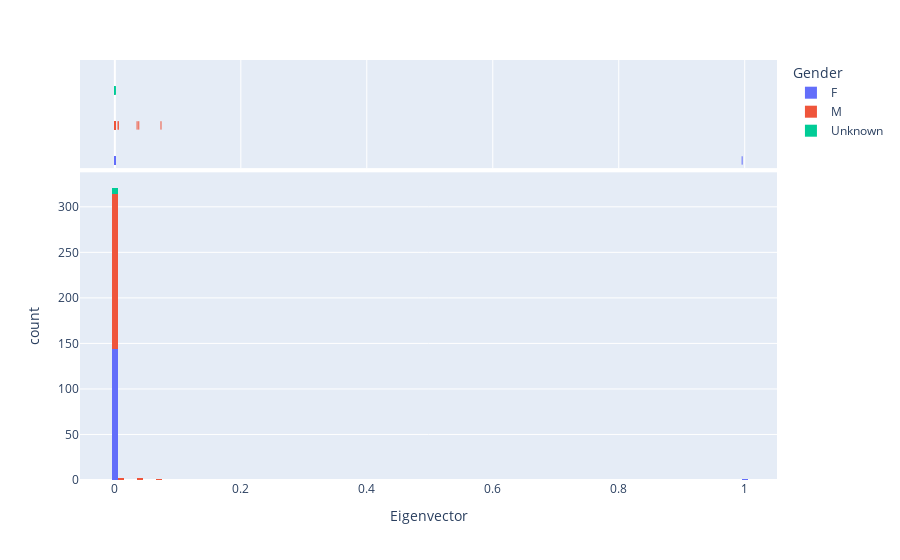

The notebook cell saved with this chart:
### Code cell
fig = px.histogram(df, x="Eigenvector", color="Gender", marginal="rug",nbins=100, hover_data=df.columns)
fig.show()

### Figure 1 — Plotly figure (JSON) as saved in the notebook; plotly's stock layout.template omitted (floating-point values rounded to 4 significant figures; data arrays with more than 128 entries replaced by an {"elided": "..."} marker saying what was removed)
{"data": [{"alignmentgroup": "True", "bingroup": "x", "hovertemplate": "Gender=F<br>Eigenvector=%{x}<br>count=%{y}<extra></extra>", "legendgroup": "F", "marker": {"color": "#636efa", "pattern": {"shape": ""}}, "name": "F", "nbinsx": 100, "offsetgroup": "F", "orientation": "v", "showlegend": true, "type": "histogram", "x": {"elided": "146 float values"}, "xaxis": "x", "yaxis": "y"}, {"alignmentgroup": "True", "boxpoints": "all", "customdata": {"elided": "146x7 mixed values"}, "fillcolor": "rgba(255,255,255,0)", "hoveron": "points", "hovertemplate": "Gender=%{customdata[2]}<br>Eigenvector=%{x}<br>studentID=%{customdata[0]}<br>Class=%{customdata[1]}<br>Degree=%{customdata[3]}<br>Closeness=%{customdata[4]}<br>Betweenness=%{customdata[5]}<br>PageRank=%{customdata[6]}<extra></extra>", "jitter": 0, "legendgroup": "F", "line": {"color": "rgba(255,255,255,0)"}, "marker": {"color": "#636efa", "symbol": "line-ns-open"}, "name": "F", "offsetgroup": "F", "showlegend": false, "type": "box", "x": {"elided": "146 float values"}, "xaxis": "x2", "yaxis": "y2"}, {"alignmentgroup": "True", "bingroup": "x", "hovertemplate": "Gender=M<br>Eigenvector=%{x}<br>count=%{y}<extra></extra>", "legendgroup": "M", "marker": {"color": "#EF553B", "pattern": {"shape": ""}}, "name": "M", "nbinsx": 100, "offsetgroup": "M", "orientation": "v", "showlegend": true, "type": "histogram", "x": {"elided": "176 float values"}, "xaxis": "x", "yaxis": "y"}, {"alignmentgroup": "True", "boxpoints": "all", "customdata": {"elided": "176x7 mixed values"}, "fillcolor": "rgba(255,255,255,0)", "hoveron": "points", "hovertemplate": "Gender=%{customdata[2]}<br>Eigenvector=%{x}<br>studentID=%{customdata[0]}<br>Class=%{customdata[1]}<br>Degree=%{customdata[3]}<br>Closeness=%{customdata[4]}<br>Betweenness=%{customdata[5]}<br>PageRank=%{customdata[6]}<extra></extra>", "jitter": 0, "legendgroup": "M", "line": {"color": "rgba(255,255,255,0)"}, "marker": {"color": "#EF553B", "symbol": "line-ns-open"}, "name": "M", "offsetgroup": "M", "showlegend": false, "type": "box", "x": {"elided": "176 float values"}, "xaxis": "x2", "yaxis": "y2"}, {"alignmentgroup": "True", "bingroup": "x", "hovertemplate": "Gender=Unknown<br>Eigenvector=%{x}<br>count=%{y}<extra></extra>", "legendgroup": "Unknown", "marker": {"color": "#00cc96", "pattern": {"shape": ""}}, "name": "Unknown", "nbinsx": 100, "offsetgroup": "Unknown", "orientation": "v", "showlegend": true, "type": "histogram", "x": [6.174e-103, 8.985e-98, 5.047e-71, 2.153e-49, 9.051e-98, 4.193e-68, 5.443e-27], "xaxis": "x", "yaxis": "y"}, {"alignmentgroup": "True", "boxpoints": "all", "customdata": [[34, "MP", "Unknown", 34, 0, 0, 0.0008514], [41, "MP", "Unknown", 45, 0.009202, 0.0009144, 0.0008617], [243, "MP", "Unknown", 37, 0.05954, 0.000634, 0.0009857], [420, "MP", "Unknown", 35, 0.1323, 0.001998, 0.001078], [58, "PC*", "Unknown", 52, 0.01534, 0.002096, 0.0009657], [209, "PC*", "Unknown", 18, 0.06945, 0.0005264, 0.001078], [979, "2BIO2", "Unknown", 20, 0.2525, 0.0001521, 0.003233]], "fillcolor": "rgba(255,255,255,0)", "hoveron": "points", "hovertemplate": "Gender=%{customdata[2]}<br>Eigenvector=%{x}<br>studentID=%{customdata[0]}<br>Class=%{customdata[1]}<br>Degree=%{customdata[3]}<br>Closeness=%{customdata[4]}<br>Betweenness=%{customdata[5]}<br>PageRank=%{customdata[6]}<extra></extra>", "jitter": 0, "legendgroup": "Unknown", "line": {"color": "rgba(255,255,255,0)"}, "marker": {"color": "#00cc96", "symbol": "line-ns-open"}, "name": "Unknown", "offsetgroup": "Unknown", "showlegend": false, "type": "box", "x": [6.174e-103, 8.985e-98, 5.047e-71, 2.153e-49, 9.051e-98, 4.193e-68, 5.443e-27], "xaxis": "x2", "yaxis": "y2"}], "layout": {"autosize": true, "barmode": "relative", "legend": {"title": {"text": "Gender"}, "tracegroupgap": 0}, "margin": {"t": 60}, "xaxis": {"anchor": "y", "autorange": true, "domain": [0, 1], "range": [-0.05533, 1.051], "title": {"text": "Eigenvector"}, "type": "linear"}, "xaxis2": {"anchor": "y2", "autorange": true, "domain": [0, 1], "matches": "x", "range": [-0.05533, 1.051], "showgrid": true, "showticklabels": false, "type": "linear"}, "yaxis": {"anchor": "x", "autorange": true, "domain": [0, 0.7326], "range": [0, 337.9], "title": {"text": "count"}}, "yaxis2": {"anchor": "x2", "autorange": true, "domain": [0.7426, 1], "matches": "y2", "range": [-0.6678, 2.5], "showgrid": false, "showline": false, "showticklabels": false, "ticks": "", "type": "category"}}}
